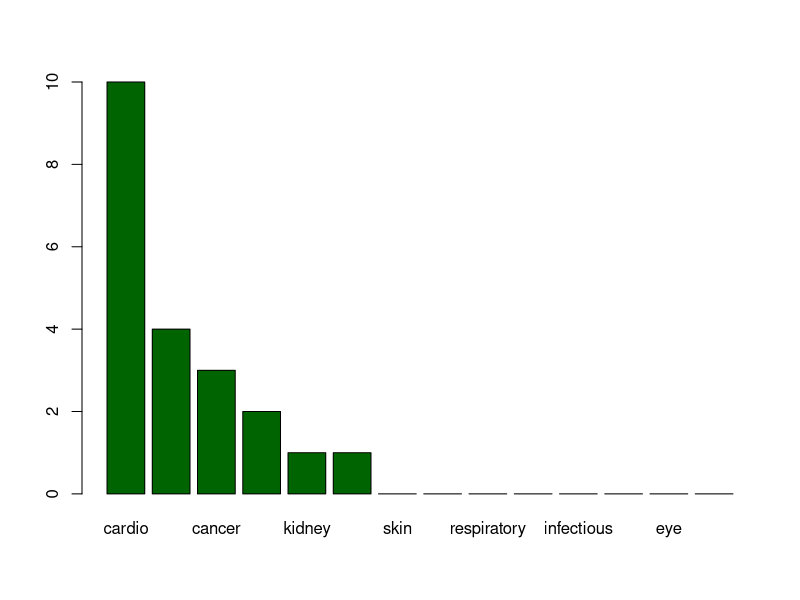
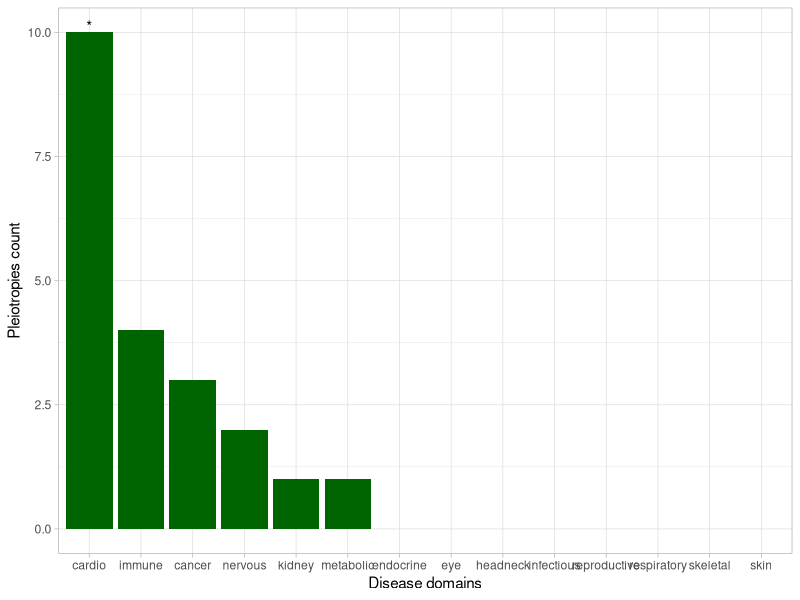

These figures' R source, in order:
############################
############################
#READ THE TABLE WITH PAIRED#
###########################

library(ggplot2)
library(ggsignif)

single_dataset <- read.csv("SinglePleiosLoc.tsv", header = TRUE, sep = "\t")
summary(single_dataset)

#SUM TOTAL OF DOMAIN COLUMNS

all_domains <- sort(colSums(single_dataset[,c(6:19)]),decreasing=TRUE)
elements_2_remove <- c("")
all_domains = all_domains[!(all_domains %in% elements_2_remove)]
barplot(all_domains, col="darkgreen")

#Post-Hoc test for obtaining significant asterisks for ggplot

#In random panorama:

expected_domains <- rep(sum(all_domains)/length(all_domains), length(all_domains))

pvalues <- c()
observed_posthoc<- c()
expected_posthoc <- c()
for (i in 1:length(all_domains)){
  observed_posthoc <- c(all_domains[i], sum(all_domains[-i]))
  expected_posthoc <- c(expected_domains[i], sum(expected_domains[-i]))
  pv <- as.double(chisq.test(observed_posthoc, p=expected_posthoc/sum(all_domains))["p.value"])
  pvalues<- append(pvalues, pv)
}

#adjust FDR
corrected_pvalues <- p.adjust(pvalues, method = "bonferroni", n = length(pvalues))


#ggplot version
histogram_domains <- as.data.frame(cbind(names(all_domains),all_domains, corrected_pvalues))
ggplot(data=histogram_domains, 
       aes(x=reorder(V1, -as.numeric(as.character(all_domains))), 
           y=as.numeric(as.character(all_domains)), 
           label = ifelse(as.numeric(as.character(corrected_pvalues)) < 0.05, "*", ""))) + 
  geom_bar(stat = "identity", fill="darkgreen") + xlab("Disease domains") +
  ylab("Pleiotropies count") +
  geom_text(vjust = 0) +
  theme_light()
